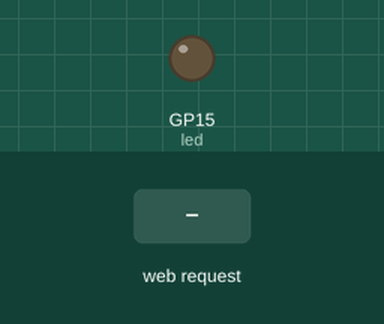
Simulated run of this program. Board: Raspberry Pi Pico running MicroPython. Shown: output pins drawn as LEDs (lit = HIGH). The test bench sets the inputs (shaded band). WiFi joins after 1.5 s; what the program prints to the serial console is not drawn.

Above: at 3.2 s.
3.3 s: HTTP request GET /led/on received
At 3.6 s:
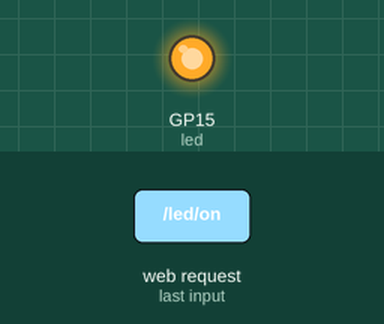
4.8 s: HTTP request GET /led/off received
At 5.9 s:
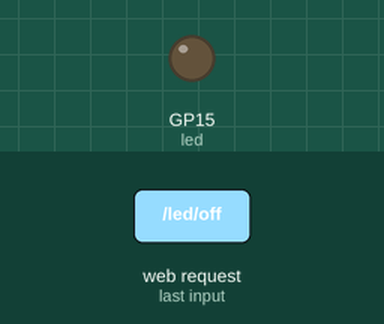
Timing chart, 0 to 7.8 s (numbered marks = the images above; inputs shaded):
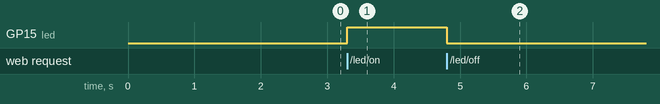

The program:

led_PI_w.py
```python
import network
import socket
from machine import Pin
import time

# Nastav WiFi
ssid = "TVOJE_SSID"
password = "TVOJE_HESLO"

led = Pin(15, Pin.OUT)  # Změň pin podle tvého zapojení

wlan = network.WLAN(network.STA_IF)
wlan.active(True)
wlan.connect(ssid, password)

while not wlan.isconnected():
    time.sleep(1)

print("Pico W IP:", wlan.ifconfig()[0])

# Jednoduchý HTTP server
addr = socket.getaddrinfo('0.0.0.0', 80)[0][-1]
s = socket.socket()
s.bind(addr)
s.listen(1)

print("Server běží na http://", wlan.ifconfig()[0])

while True:
    try:
        cl, addr = s.accept()
        request = cl.recv(1024)
        request = str(request)

        if '/led/on' in request:
            led.value(1)
            response = "LED ON"
        elif '/led/off' in request:
            led.value(0)
            response = "LED OFF"
        else:
            response = "Neznámý příkaz"

        cl.send('HTTP/1.0 200 OK\r\nContent-type: text/plain\r\n\r\n')
        cl.send(response)
        cl.close()
    except OSError:
        cl.close()
```

Measured:
- after the input at 3.3 s, GP15 (led): LOW → HIGH at once
- after the input at 4.8 s, GP15 (led): HIGH → LOW at once
